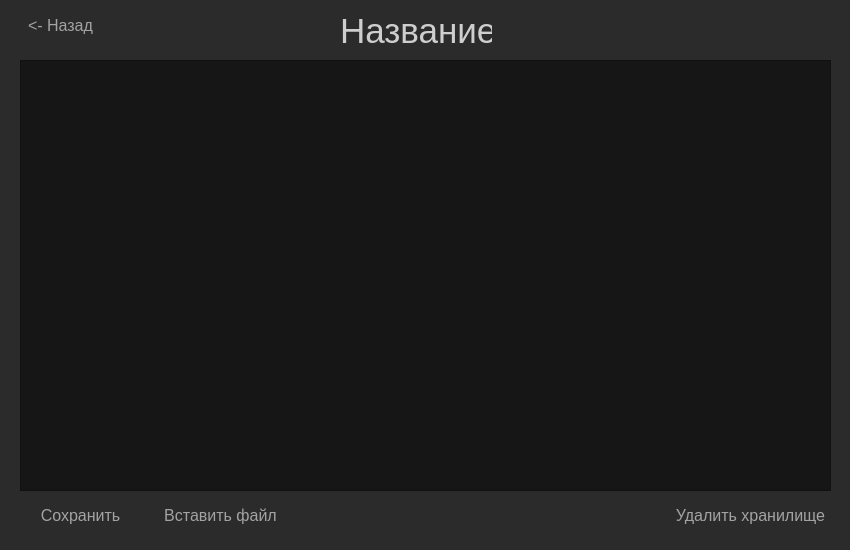
<?xml version="1.0" encoding="UTF-8"?>
<ui version="4.0">
 <class>Form</class>
 <widget class="QWidget" name="Form">
  <property name="geometry">
   <rect>
    <x>0</x>
    <y>0</y>
    <width>850</width>
    <height>550</height>
   </rect>
  </property>
  <property name="windowTitle">
   <string>Form</string>
  </property>
  <property name="styleSheet">
   <string notr="true">background: rgb(43, 43, 43)</string>
  </property>
  <widget class="QLabel" name="label">
   <property name="geometry">
    <rect>
     <x>340</x>
     <y>10</y>
     <width>152</width>
     <height>42</height>
    </rect>
   </property>
   <property name="styleSheet">
    <string notr="true">color: rgb(206, 206, 206)</string>
   </property>
   <property name="text">
    <string>&lt;html&gt;&lt;head/&gt;&lt;body&gt;&lt;p&gt;&lt;span style=&quot; font-size:26pt;&quot;&gt;Название&lt;/span&gt;&lt;/p&gt;&lt;/body&gt;&lt;/html&gt;</string>
   </property>
  </widget>
  <widget class="QPlainTextEdit" name="plainTextEdit">
   <property name="geometry">
    <rect>
     <x>20</x>
     <y>60</y>
     <width>811</width>
     <height>431</height>
    </rect>
   </property>
   <property name="styleSheet">
    <string notr="true">color: rgb(163, 163, 163);
font-size: 14px;
background-color: rgb(22, 22, 22);</string>
   </property>
   <property name="plainText">
    <string/>
   </property>
  </widget>
  <widget class="QPushButton" name="save">
   <property name="geometry">
    <rect>
     <x>30</x>
     <y>500</y>
     <width>101</width>
     <height>31</height>
    </rect>
   </property>
   <property name="styleSheet">
    <string notr="true">font-size: 16px;
color: rgb(163, 163, 163);
border-radius: 10px;
border: 1px solid rbg(0, 0, 0)</string>
   </property>
   <property name="text">
    <string>Сохранить</string>
   </property>
  </widget>
  <widget class="QPushButton" name="input_file">
   <property name="geometry">
    <rect>
     <x>160</x>
     <y>500</y>
     <width>121</width>
     <height>31</height>
    </rect>
   </property>
   <property name="styleSheet">
    <string notr="true">font-size: 16px;
color: rgb(163, 163, 163);
border-radius: 10px;
border: 1px solid rbg(0, 0, 0)</string>
   </property>
   <property name="text">
    <string>Вставить файл</string>
   </property>
  </widget>
  <widget class="QPushButton" name="delete_2">
   <property name="geometry">
    <rect>
     <x>670</x>
     <y>500</y>
     <width>161</width>
     <height>31</height>
    </rect>
   </property>
   <property name="styleSheet">
    <string notr="true">font-size: 16px;
color: rgb(163, 163, 163);
border-radius: 10px;
border: 1px solid rbg(0, 0, 0)</string>
   </property>
   <property name="text">
    <string>Удалить хранилище</string>
   </property>
  </widget>
  <widget class="QPushButton" name="back">
   <property name="geometry">
    <rect>
     <x>10</x>
     <y>10</y>
     <width>101</width>
     <height>31</height>
    </rect>
   </property>
   <property name="styleSheet">
    <string notr="true">font-size: 16px;
color: rgb(163, 163, 163);
border-radius: 10px;
border: 1px solid rbg(0, 0, 0)</string>
   </property>
   <property name="text">
    <string>&lt;- Назад</string>
   </property>
  </widget>
 </widget>
 <resources/>
 <connections/>
</ui>
